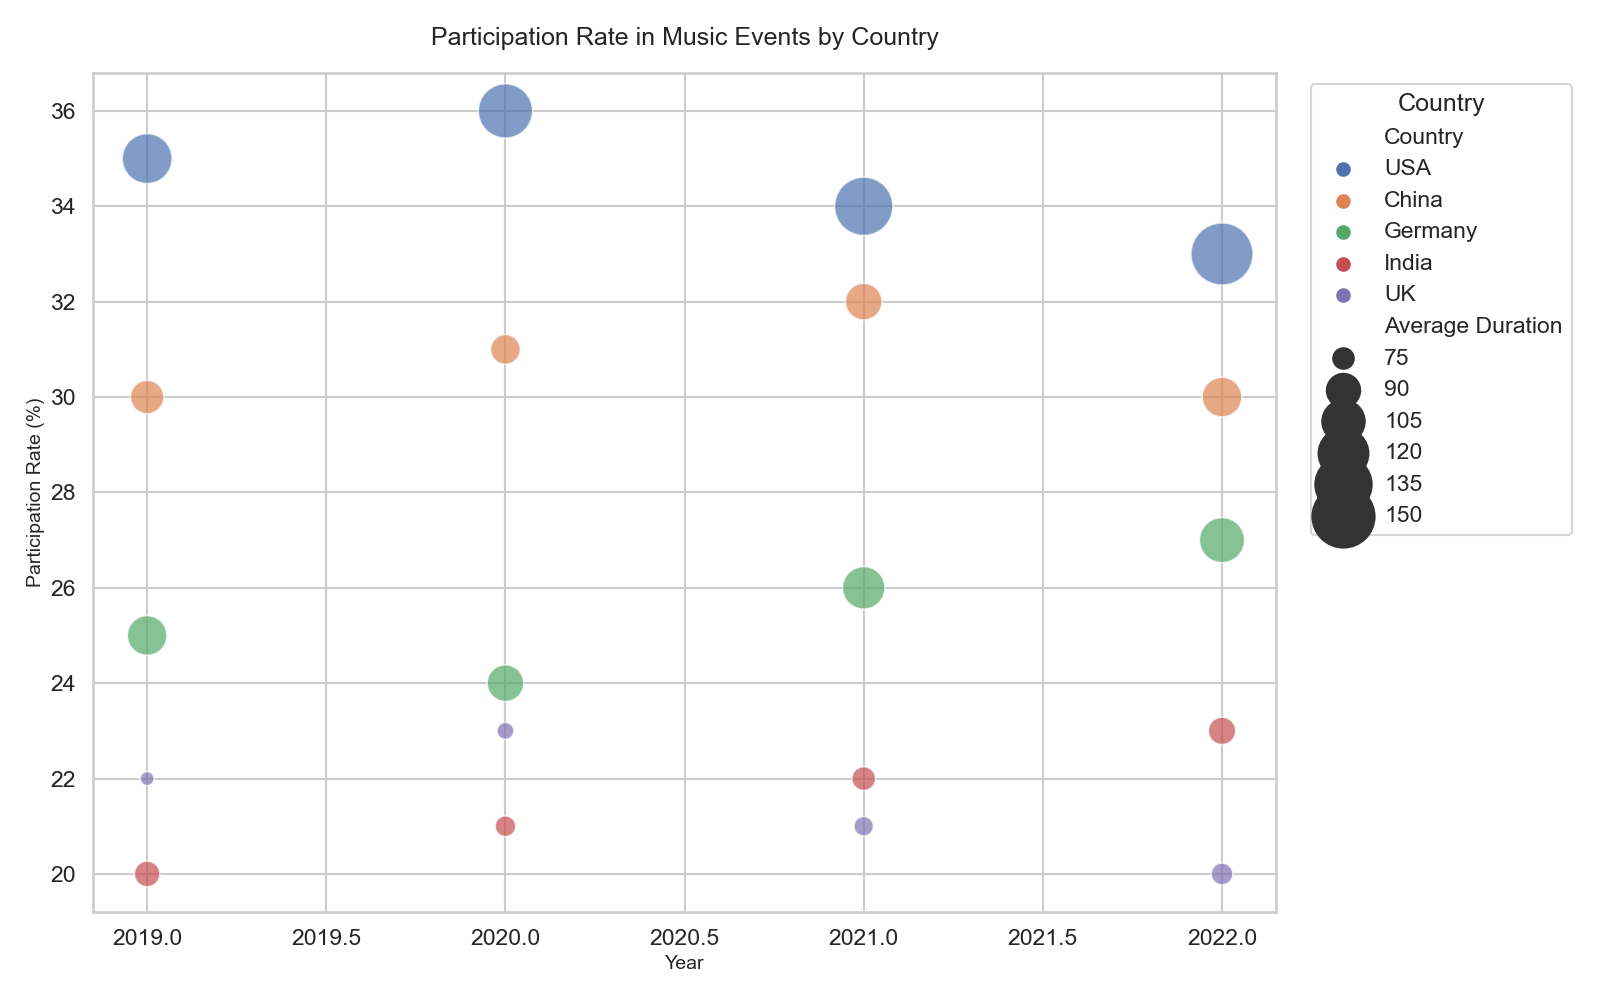

Reproduce this figure in Python.

import seaborn as sns
import matplotlib.pyplot as plt
import pandas as pd

# Data
data = {
    'Country': ['USA', 'China', 'Germany', 'India', 'UK',
                'USA', 'China', 'Germany', 'India', 'UK',
                'USA', 'China', 'Germany', 'India', 'UK',
                'USA', 'China', 'Germany', 'India', 'UK'],
    'Year': [2019, 2019, 2019, 2019, 2019,
             2020, 2020, 2020, 2020, 2020,
             2021, 2021, 2021, 2021, 2021,
             2022, 2022, 2022, 2022, 2022],
    'Participation Rate': [35.0, 30.0, 25.0, 20.0, 22.0,
                           36.0, 31.0, 24.0, 21.0, 23.0,
                           34.0, 32.0, 26.0, 22.0, 21.0,
                           33.0, 30.0, 27.0, 23.0, 20.0],
    'Average Duration': [120.0, 90.0, 100.0, 80.0, 70.0,
                         130.0, 85.0, 95.0, 75.0, 72.0,
                         140.0, 95.0, 105.0, 78.0, 74.0,
                         150.0, 100.0, 110.0, 82.0, 76.0]
}

# Converting data to DataFrame
df = pd.DataFrame(data)

# Create the bubble chart
plt.figure(figsize=(16, 10))
bubble_chart = sns.scatterplot(data=df, x="Year", y="Participation Rate",
                               hue="Country", size="Average Duration",
                               palette=["#4c72b0", "#dd8452", "#55a868", "#c44e52", "#8172b3"],
                               sizes=(100, 2000), alpha=0.7)

# Adjust the legend and plot titles
plt.title('Participation Rate in Music Events by Country', fontsize=18, pad=20)
bubble_chart.legend(loc='upper left', bbox_to_anchor=(1.02, 1), title='Country')
bubble_chart.set_xlabel('Year', fontsize=14)
bubble_chart.set_ylabel('Participation Rate (%)', fontsize=14)

plt.tight_layout()
plt.show()
